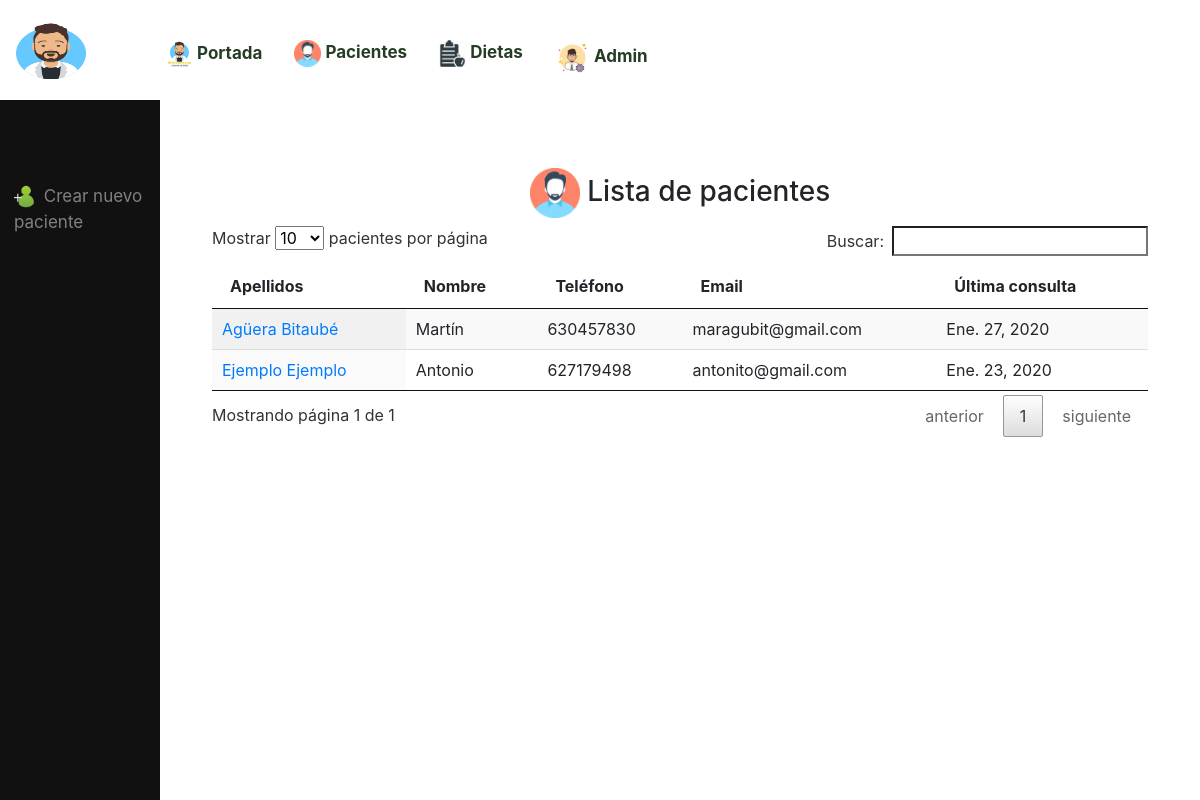
The app's page /pacientes/ with its own data.
### pacientes/models.py (models this page shows, shortened)
class Paciente (models.Model):
    nombre = models.CharField(max_length=100)
    apellidos = models.CharField(max_length=100)
    fecha_nacimiento = models.DateField()
    email = models.EmailField(max_length=75, blank=True, null=True)
    observaciones = models.TextField(blank=True,null=True)
    enfermedades = models.TextField(blank=True,null=True)
    medicamentos = models.TextField(blank=True,null=True)
    actividad_fisica=models.TextField(blank=True,null=True)
    telefono= models.CharField(max_length=100, blank=True, null=True)
    altura = models.DecimalField(blank=True, null=True,max_digits=3, decimal_places=2)
    peso_inicial=models.DecimalField(blank=True, null=True,max_digits=4, decimal_places=1)
    peso_objetivo=models.DecimalField(blank=True, null=True,max_digits=4, decimal_places=1)
    foto_inicial=models.ImageField(upload_to='fotos_pacientes/',blank=True,null=True)

### mediciones/models.py (models this page shows, shortened)
class Medicion(models.Model):
    paciente= models.ForeignKey('pacientes.Paciente',on_delete=models.CASCADE, related_name='paciente_mediciones')
    fecha = models.DateField()
    peso = models.DecimalField(blank=True, null=True,max_digits=4, decimal_places=1)
    imc = models.DecimalField(blank=True, null=True,max_digits=4, decimal_places=2)
    perimetro_cintura = models.DecimalField(blank=True, null=True,max_digits=5, decimal_places=2)
    masa_muscular = models.DecimalField(blank=True, null=True,max_digits=4, decimal_places=2)
    grasa_visceral = models.DecimalField(blank=True, null=True,max_digits=4, decimal_places=2)
    grasa_subcutanea = models.DecimalField(blank=True, null=True,max_digits=4, decimal_places=2)
    grasa_kg=models.DecimalField(blank=True, null=True,max_digits=3, decimal_places=1)
    dieta=models.ForeignKey('dietas.Dieta',blank=True, null=True, on_delete=models.SET_NULL, related_name='medicion_dieta')
    class Meta():
        ordering = ['-fecha']

### pacientes/views.py (the view)
# urls.py: path('',PacientesViews.as_view(), name='pacientes'),
class PacientesViews(ListView):
    model = Paciente
    template_name = "pacientes/pacienteslist.html"

### pacientes/templates/pacientes/pacienteslist.html (shortened to what this page needs)
{%extends 'core/base.html'%}
{%load static%}
{%block content%}
<div class="sidenav">
    <a href="{%url 'crearpaciente' %}"><img width="25" src="{%static 'images/addperson.png'%}"> Crear nuevo paciente</a>
</div>
<br>
<br>
<div class="contenidolateral" style="margin-left:160px">
<h3 style="text-align:center"><img src="{% static 'images/pacienteicon.png'%}" height="50px"> Lista de pacientes</h3>
<table id="tabla_pacientes" class="display">
    <thead>
    <tr>
        <th>Apellidos</th>
        <th>Nombre</th>
        <th>Teléfono</th>
        <th>Email</th>
        <th>Última consulta</th>
    </tr>
    </thead>
    <tbody>
    {%for paciente in object_list%}
    <tr>
        <td><a href="{%url 'paciente' paciente.pk%}">{{paciente.apellidos}}</a></td>
        <td>{{paciente.nombre}}</td>
        <td>{{paciente.telefono}}</td>
        <td>{{paciente.email}}</td>
        <td>{{paciente.paciente_mediciones.last.fecha}}</td>
    </tr>
    {%endfor%}
    </tbody>
</table>
</div>
{%endblock%}

### core/templates/core/base.html (shortened to what this page needs)
{%load static%}
<!DOCTYPE html PUBLIC "-//W3C//DTD XHTML 1.0 Strict//EN" "http://www.w3.org/TR/xhtml1/DTD/xhtml1-strict.dtd">
<html xmlns="http://www.w3.org/1999/xhtml"><head>
    <link rel="stylesheet" href="{%static 'Bootstrap/css/bootstrap.min.css'%}">
    <link rel="stylesheet" href="{%static 'Datatable/datatable.min.css'%}">
    <link rel="stylesheet" href="{% static 'fontawesome/fontawesome.min.css' %}">
</head>
<body>
<div class="topnav" id="myTopnav">
    <a href="{%url 'portada'%}"><img border="0" alt="logo" src="{%static 'images/logo.png'%}" width="70" height="60"></a>
    <div id="letrasnav">
        <a href="{%url 'portada'%}"><img width='27' src="/static/images/fotopoortada.png"> Portada</a>
        <a href="{%url 'pacientes'%}"><img width='27' src="/static/images/pacienteicon.png"> Pacientes</a>
        <a href="{%url 'dietasindex'%}"><img width='27' src="/static/images/dietas.png"> Dietas</a>
        <a href="{%url 'admin:index'%}"><img width='35' src="/static/images/admin.png"> Admin</a>
    </div>
</div>
<br>
<br>
<br>
<br>
<br>
{%block content%}
{%endblock%}
<br>
<br>
</body>
</html>

### core/templates/core/base.html (style rules this page uses)
body { margin:0; }
.topnav { overflow: hidden; padding-bottom: 0.5%; padding-top: 0.5%; position: fixed; top: 0; width: 100%; background-color:white; z-index:300; }
.topnav a { float: left; display: block; color: #253d25; text-align: center; padding: 14px 16px; text-decoration: none; font-size: 17px; font-weight: bold; }
#letrasnav { margin-top: 20px; float:left; margin-right: 3%; margin-left: 4%; }

### pacientes/templates/pacientes/pacienteslist.html (style rules this page uses)
.sidenav { height: 100%; width: 160px; position: fixed; z-index: 1; top: 100px; left: 0; background-color: #111; overflow-x: hidden; padding-top: 20px; }
.sidenav a { margin:5%; padding: 56px 8px 6px 6px; text-decoration: none; font-size: 17px; color: #818181; display: block; }

### records on screen
Paciente: apellidos "Agüera Bitaubé", nombre "Martín", telefono "630457830", email "maragubit@gmail.com", paciente_mediciones.last.fecha "Ene. 27, 2020"
Paciente: apellidos "Ejemplo Ejemplo", nombre "Antonio", telefono "627179498", email "antonito@gmail.com", paciente_mediciones.last.fecha "Ene. 23, 2020"
